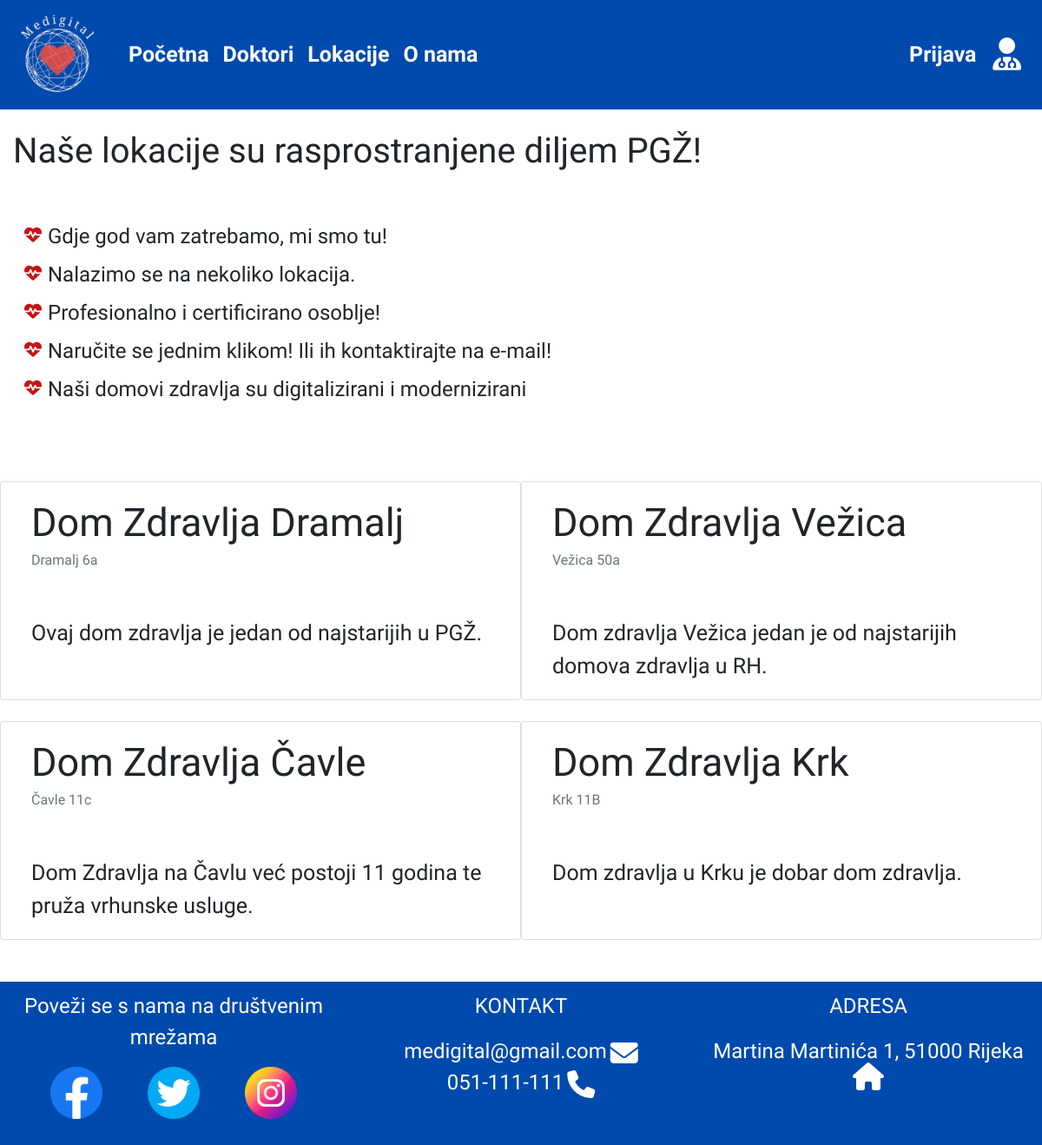
Screenshot of /lokacije/ with the database file from the repository.
### zdravstveni_sustav_app/models.py (models this page shows, shortened)
class DomZdravlja(models.Model):
    naziv_doma_zdravlja = models.CharField(max_length=40)
    adresa_doma_zdravlja = models.CharField(max_length=30)
    opis_doma_zdravlja = models.TextField()

### zdravstveni_sustav_app/views.py (the view)
# urls.py: path('lokacije/', views.lokacije, name='lokacije'),
def lokacije(request):
    lokacije = DomZdravlja.objects.all()
    return render(request, 'zdravstveni_sustav_app/lokacije.html', {'lokacije':lokacije})

### zdravstveni_sustav_app/templates/zdravstveni_sustav_app/lokacije.html
{% extends 'zdravstveni_sustav_app/base.html' %}
{% load static %}
{% block content %}
<div class="container custom-container mb-5">
    <div class="row pt-4 mb-5">
        <div class="col-md-12">
            <h1>Naše lokacije su rasprostranjene diljem PGŽ!</h1>
        </div>
    </div>
    <div class="row">
        <div class="col-md-12">
            <ul class="custom-list lista-doktori-velicina-fonta">
                <li class="pb-2">Gdje god vam zatrebamo, mi smo tu!</li>
                <li class="pb-2">Nalazimo se na nekoliko lokacija.</li>
                <li class="pb-2">Profesionalno i certificirano osoblje!</li>
                <li class="pb-2">Naručite se jednim klikom! Ili ih kontaktirajte na e-mail!</li>
                <li class="pb-2">Naši domovi zdravlja su digitalizirani i modernizirani</li>
            </ul>
        </div>
    </div>
    <div class="row padding">
        {% for dom in lokacije %}
            <div class="card col-md-6 col-sm-12 mt-4">
                <div class="card-body">
                    <h5 class="card-title">{{dom.naziv_doma_zdravlja}}</h5>
                    <h6 class="card-subtitle mb-2 text-muted pb-5">{{dom.adresa_doma_zdravlja}}</h6>
                    <p class="card-text">{{dom.opis_doma_zdravlja}}</p>
                </div>
            </div>
        {% endfor %}
    </div>
</div>
{% endblock content %}

### zdravstveni_sustav_app/static/zdravstveni_sustav_app/main.css (style rules this page uses)
body { font-family: "Josefin Sans", sans-serif; overflow-x: hidden; margin: 0; padding: 0; }
.card-title { font-size: 45px; }
.card-text { font-size: 25px; }
.custom-list { list-style-type: none; list-style-image: url("images/heart-pulse-solid.svg"); }
.lista-doktori-velicina-fonta { font-size: 24px; }
.custom-container { max-width: 1600px; }
.padding { margin-top: 40px; margin-bottom: 30px; }

### rows the page displays
DomZdravlja: naziv_doma_zdravlja "Dom Zdravlja Dramalj", adresa_doma_zdravlja "Dramalj 6a", opis_doma_zdravlja "Ovaj dom zdravlja je jedan od najstarijih u PGŽ."
DomZdravlja: naziv_doma_zdravlja "Dom Zdravlja Vežica", adresa_doma_zdravlja "Vežica 50a", opis_doma_zdravlja "Dom zdravlja Vežica jedan je od najstarijih domova zdravlja u RH."
DomZdravlja: naziv_doma_zdravlja "Dom Zdravlja Čavle", adresa_doma_zdravlja "Čavle 11c", opis_doma_zdravlja "Dom Zdravlja na Čavlu već postoji 11 godina te pruža vrhunske usluge."
DomZdravlja: naziv_doma_zdravlja "Dom Zdravlja Krk", adresa_doma_zdravlja "Krk 11B", opis_doma_zdravlja "Dom zdravlja u Krku je dobar dom zdravlja."
